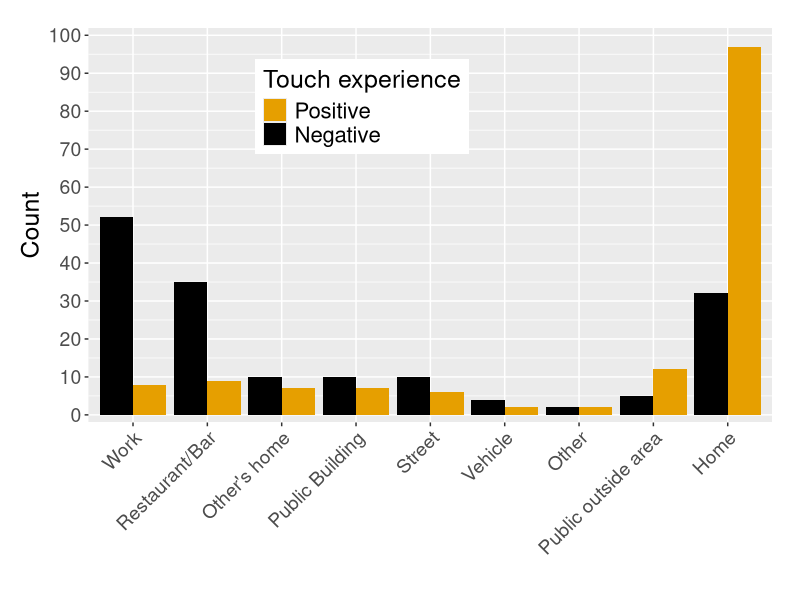
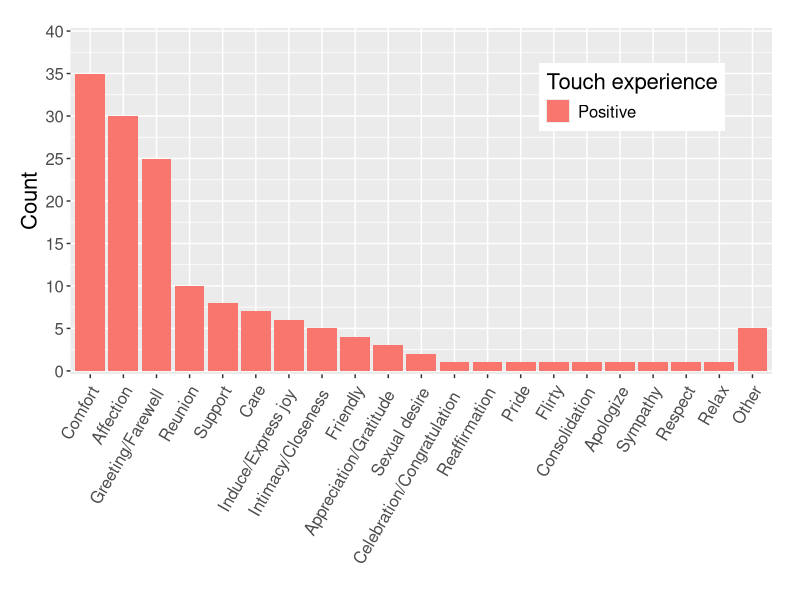
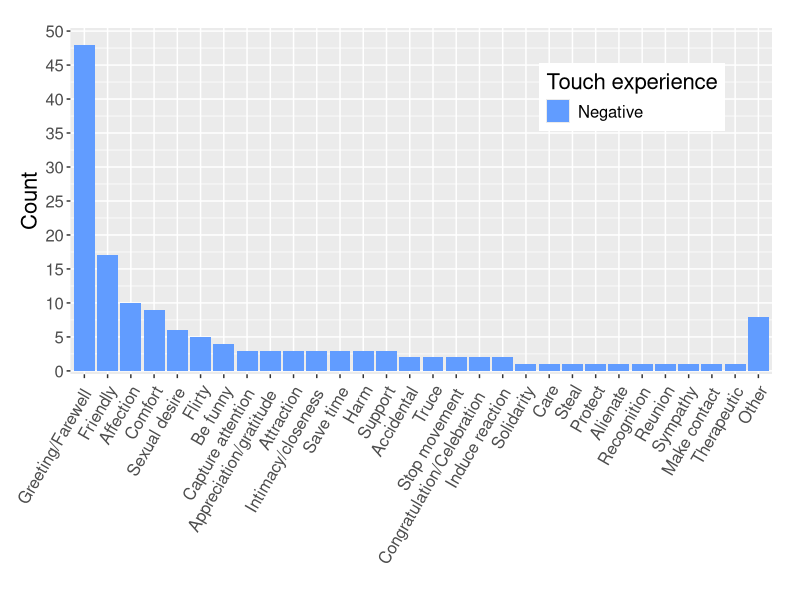
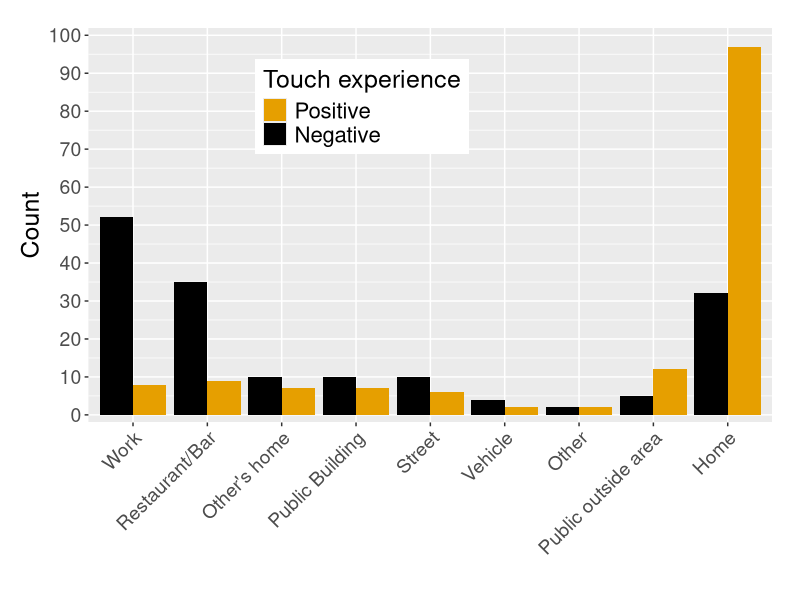

Write the R code that produced these figures, in order.
setwd("~/Projects/TouchExp/MainStudy/Rscript2/TouchExp")
path1 <- getwd()

df3 <- read.csv("ConvertedTouchScores5.csv")

NuCond1 <- rep(c("Positive"),each=150)
df3[1:150,76] <- NuCond1
NuCond2 <- rep(c("Negative"),each=150)
df3[151:300,76] <- NuCond2

library(tibble)
library(dplyr)
library(ggplot2)
library(forcats)
library(ggthemes)
library(reshape)
attach(df3)

for (u in 1:nrow(df3)){
  if (df3[u,23] == "RestaurantBar"){
    df3[u,23] <- "Restaurant/Bar"
  } 
}

#Plot LocLabl by condition

# apply the summation per value 

LocNam <- c("Work", "Work","Restaurant/Bar","Restaurant/Bar","Other's home", 
            "Other's home", "Public Building", "Public Building", "Street",
            "Street","Vehicle","Vehicle", "Other", "Other",
            "Public outside area", "Public outside area","Home","Home")
LocVal <- c(8,52,9,35,7,10,7,10,6,10,2,4,2,2,12,5,97,32)
LocCond <- c('Positive','Negative','Positive','Negative','Positive','Negative',
             'Positive','Negative','Positive','Negative','Positive','Negative',
             'Positive','Negative','Positive','Negative','Positive','Negative')
LocDf <- data.frame(LocNam,LocVal,LocCond)

LocDf$LocNam <- factor(LocDf$LocNam,levels = c("Work","Restaurant/Bar",
                                               "Other's home","Public Building", 
                                               "Street","Vehicle", "Other", 
                                               "Public outside area", "Home"))

ggplot(LocDf,aes(x=LocNam, y=LocVal, fill = LocCond))+
  geom_bar(stat = "identity",position = position_dodge())+
  labs(fill = "Touch experience", y = "Count", x = "")+
  scale_y_continuous(breaks=seq(0,100,10),expand = c(0.02, 0), limits=c(0,100))+
  theme(axis.text.x = element_text(angle = 45,hjust = 1, size = 14),
        axis.title.y = element_text(size = 18),
        legend.position = c(0.4, 0.8), axis.text.y=element_text(size=14),
        legend.title = element_text(size=18),legend.text = element_text(size=16),
        plot.margin = margin(t = 20,r = 20,b = 15,l = 15))+
  scale_fill_colorblind()+
  guides(fill = guide_legend(reverse=TRUE))

ggsave(filename = "LocationByCondition3.tif",path = path1, width = 7, height = 7, device='tiff', dpi=300)

#Plot IntLabl for each condition, not combined

# Group A, aka. positive group
table(df3[1:150,7])

Cond1 <- rep(c("A"),each=21)

IntLablNam <- c("Comfort","Affection","Greeting/Farewell","Reunion","Support",
                "Care","Induce/Express joy","Intimacy/Closeness","Friendly",
                "Appreciation/Gratitude","Sexual desire","Celebration/Congratulation",
                "Reaffirmation","Pride","Flirty","Consolidation",
                "Apologize","Sympathy","Respect","Relax","Other")
IntLablNam <- factor(IntLablNam,levels=IntLablNam)
IntVarNum <- c(35,30,25,10,8,7,6,5,4,3,2,1,1,1,1,1,1,1,1,1,5)

IntPosFram <- data.frame(IntVarNum,IntLablNam,Cond1)
attach(IntPosFram)

ggplot(IntPosFram,aes(x = IntLablNam, y=IntVarNum))+
  geom_bar(stat="identity",aes(fill=Cond1),width=0.9)+
  labs(y = "Count", x = "")+
  theme(axis.text.x = element_text(angle = 60,hjust = 1.05),
        axis.title.y = element_text(size = 16),
        legend.position = c(0.8, 0.8), axis.text=element_text(size=12),
        legend.title = element_text(size=16), 
        legend.text = element_text(size=12),
        plot.margin = margin(t = 20,r = 20,b = 10,l = 15))+
  scale_y_continuous(breaks=seq(0,40,5),expand = c(0.01, 0),limits=c(0,40))+
  scale_fill_discrete(labels=c('Positive'))+
  labs(fill = "Touch experience")

# Group B, aka. negative group
table(df3[151:300,7])

Cond2 <- rep(c("B"),each=30)

IntLablNam2 <- c("Greeting/Farewell","Friendly","Affection","Comfort",
                "Sexual desire","Flirty","Be funny",
                "Capture attention","Appreciation/gratitude","Attraction",
                "Intimacy/closeness","Save time","Harm","Support","Accidental",
                "Truce",
                "Stop movement","Congratulation/Celebration","Induce reaction","Solidarity",
                "Care","Steal","Protect","Alienate","Recognition","Reunion",
                "Sympathy","Make contact","Therapeutic","Other")
IntLablNam2 <- factor(IntLablNam2,levels=IntLablNam2)
IntVarNum2 <- c(48,17,10,9,6,5,4,3,3,3,3,3,
                3,3,2,2,2,2,2,1,1,1,1,1,1,1,1,1,1,8)

IntNegFram <- data.frame(IntVarNum2,IntLablNam2,Cond2)
attach(IntNegFram)

ggplot(IntNegFram,aes(x = IntLablNam2, y=IntVarNum2))+
  geom_bar(stat="identity",aes(fill=Cond2),width = 0.9)+
  labs(y = "Count", x = "")+
  theme(axis.text.x = element_text(angle = 60,hjust = 1.05),
        axis.title.y = element_text(size = 16),
        legend.position = c(0.8, 0.8), axis.text=element_text(size=12),
        legend.title = element_text(size=16), 
        legend.text = element_text(size=12),
        plot.margin = margin(t = 20,r = 20,b = 10,l = 15))+
  scale_y_continuous(breaks=seq(0,50,5),expand = c(0.01, 0),limits=c(0,50))+
  scale_fill_manual(values=c("#619CFF"),name = "Touch experience",
                    labels=c('Negative'))

  



 
